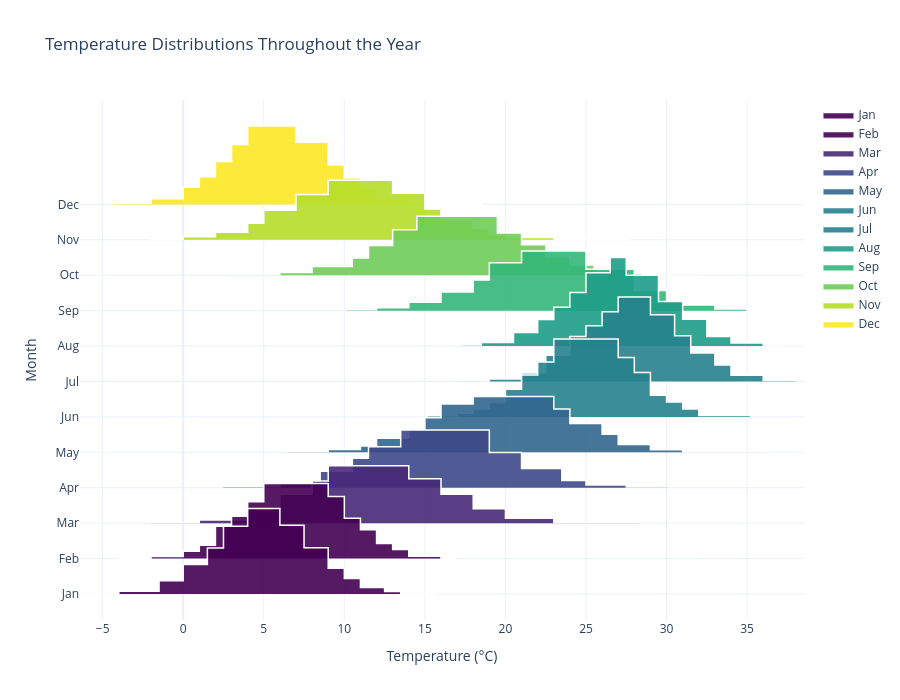

The code cell stored with this chart in its notebook:
### Code cell
# Create ridge plot of temperature distributions
fig_temps = ridgeplot(
    data_frame=df_temps,
    x="temperature",
    y="month",
    category_orders={"month": month_order},
    labels={"temperature": "Temperature (°C)", "month": "Month"},
    title="Temperature Distributions Throughout the Year",
    height=700,
    width=900,
    granularity=6,
    template="plotly_white",
    overlap=0.6,  # More overlap for a denser appearance
    opacity=0.9,
    color_continuous_scale="Viridis",  # Continuous gradient from cold to warm colors
    line_color="auto",  # Automatically use plot background color for lines
)
fig_temps.show()
